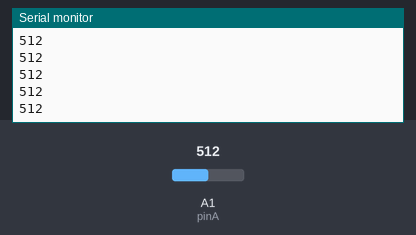
The sketch below on a simulated Arduino Uno, built with avr-gcc and run on an emulated ATmega328P. On the bench: the last lines printed to the serial monitor. The test bench sets the inputs (shaded band); at power-on: A1 (pinA) = 512.

Above: at 1.2 s.
1.3 s: A1 (pinA) set to 716
At 1.32 s:
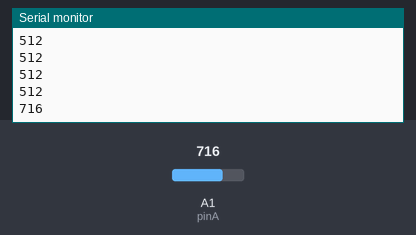
2.8 s: A1 (pinA) set to 900
At 2.83 s:
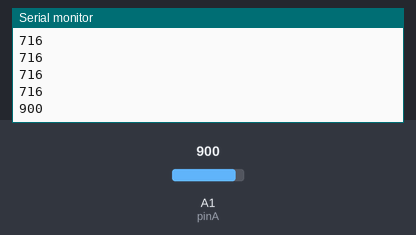
Timing chart, 0 to 5.8 s (numbered marks = the images above; inputs shaded):
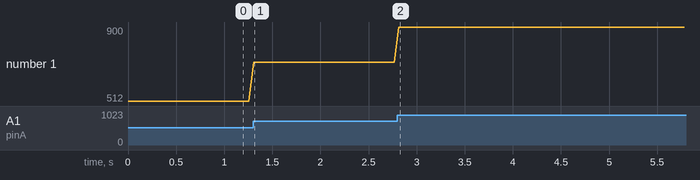

The sketch:

PressureSensor.ino
```cpp
const int pinA = 1;
void setup() {
  // put your setup code here, to run once:
  Serial.begin(9600);
}

void loop() {
  // put your main code here, to run repeatedly:
  int vol = analogRead(pinA);
  Serial.println(vol);
  delay(50);
}
```

Measured:
- after the input at 1.3 s, the serial monitor: prints a new line at once (image 1)
- after the input at 2.8 s, the serial monitor: prints a new line at once (image 2)
- plotted number 1: 512 → 716 after the input at 1.3 s, 716 → 900 after the input at 2.8 s
